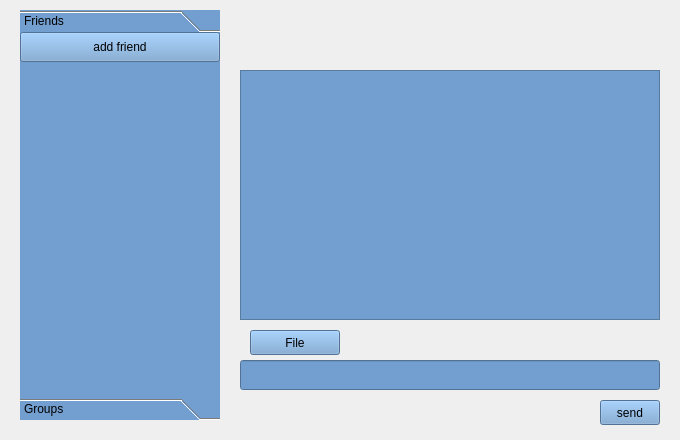
<?xml version="1.0" encoding="UTF-8"?>
<ui version="4.0">
 <class>MainWindow</class>
 <widget class="QMainWindow" name="MainWindow">
  <property name="geometry">
   <rect>
    <x>0</x>
    <y>0</y>
    <width>680</width>
    <height>440</height>
   </rect>
  </property>
  <property name="minimumSize">
   <size>
    <width>680</width>
    <height>440</height>
   </size>
  </property>
  <property name="maximumSize">
   <size>
    <width>680</width>
    <height>440</height>
   </size>
  </property>
  <property name="windowTitle">
   <string>MainWindow</string>
  </property>
  <property name="styleSheet">
   <string notr="true">#centralwidget{background-image: url(:/img/snoopy.jpeg);}

</string>
  </property>
  <widget class="QWidget" name="centralwidget">
   <property name="minimumSize">
    <size>
     <width>0</width>
     <height>430</height>
    </size>
   </property>
   <property name="maximumSize">
    <size>
     <width>16777215</width>
     <height>430</height>
    </size>
   </property>
   <widget class="QWidget" name="chatwidget" native="true">
    <property name="geometry">
     <rect>
      <x>230</x>
      <y>20</y>
      <width>440</width>
      <height>410</height>
     </rect>
    </property>
    <property name="minimumSize">
     <size>
      <width>440</width>
      <height>410</height>
     </size>
    </property>
    <property name="maximumSize">
     <size>
      <width>440</width>
      <height>410</height>
     </size>
    </property>
    <widget class="QTextBrowser" name="textBrowser">
     <property name="geometry">
      <rect>
       <x>10</x>
       <y>50</y>
       <width>420</width>
       <height>250</height>
      </rect>
     </property>
     <property name="minimumSize">
      <size>
       <width>420</width>
       <height>250</height>
      </size>
     </property>
     <property name="maximumSize">
      <size>
       <width>420</width>
       <height>250</height>
      </size>
     </property>
     <property name="styleSheet">
      <string notr="true">background-color: rgb(114, 159, 207);</string>
     </property>
    </widget>
    <widget class="QPushButton" name="fileBtn">
     <property name="geometry">
      <rect>
       <x>20</x>
       <y>310</y>
       <width>90</width>
       <height>25</height>
      </rect>
     </property>
     <property name="minimumSize">
      <size>
       <width>90</width>
       <height>25</height>
      </size>
     </property>
     <property name="maximumSize">
      <size>
       <width>90</width>
       <height>25</height>
      </size>
     </property>
     <property name="styleSheet">
      <string notr="true">background-color: rgb(114, 159, 207);</string>
     </property>
     <property name="text">
      <string>File</string>
     </property>
    </widget>
    <widget class="QLineEdit" name="textEdit">
     <property name="geometry">
      <rect>
       <x>10</x>
       <y>340</y>
       <width>420</width>
       <height>30</height>
      </rect>
     </property>
     <property name="minimumSize">
      <size>
       <width>420</width>
       <height>30</height>
      </size>
     </property>
     <property name="maximumSize">
      <size>
       <width>420</width>
       <height>30</height>
      </size>
     </property>
     <property name="styleSheet">
      <string notr="true">background-color: rgb(114, 159, 207);</string>
     </property>
    </widget>
    <widget class="QPushButton" name="sendBtn">
     <property name="geometry">
      <rect>
       <x>370</x>
       <y>380</y>
       <width>60</width>
       <height>25</height>
      </rect>
     </property>
     <property name="minimumSize">
      <size>
       <width>60</width>
       <height>25</height>
      </size>
     </property>
     <property name="maximumSize">
      <size>
       <width>60</width>
       <height>25</height>
      </size>
     </property>
     <property name="styleSheet">
      <string notr="true">background-color: rgb(114, 159, 207);</string>
     </property>
     <property name="text">
      <string>send</string>
     </property>
    </widget>
    <widget class="QWidget" name="headwidget" native="true">
     <property name="geometry">
      <rect>
       <x>0</x>
       <y>-10</y>
       <width>440</width>
       <height>50</height>
      </rect>
     </property>
     <property name="minimumSize">
      <size>
       <width>440</width>
       <height>50</height>
      </size>
     </property>
     <property name="maximumSize">
      <size>
       <width>440</width>
       <height>50</height>
      </size>
     </property>
     <layout class="QHBoxLayout" name="headLayout">
      <property name="spacing">
       <number>0</number>
      </property>
      <property name="leftMargin">
       <number>0</number>
      </property>
      <property name="topMargin">
       <number>0</number>
      </property>
      <property name="rightMargin">
       <number>0</number>
      </property>
      <property name="bottomMargin">
       <number>0</number>
      </property>
     </layout>
    </widget>
   </widget>
   <widget class="QToolBox" name="toolBox">
    <property name="geometry">
     <rect>
      <x>20</x>
      <y>10</y>
      <width>200</width>
      <height>410</height>
     </rect>
    </property>
    <property name="minimumSize">
     <size>
      <width>200</width>
      <height>410</height>
     </size>
    </property>
    <property name="maximumSize">
     <size>
      <width>200</width>
      <height>410</height>
     </size>
    </property>
    <property name="styleSheet">
     <string notr="true">background-color: rgb(114, 159, 207);</string>
    </property>
    <property name="currentIndex">
     <number>0</number>
    </property>
    <property name="tabSpacing">
     <number>0</number>
    </property>
    <widget class="QWidget" name="Freinds">
     <property name="geometry">
      <rect>
       <x>0</x>
       <y>0</y>
       <width>200</width>
       <height>30</height>
      </rect>
     </property>
     <property name="minimumSize">
      <size>
       <width>200</width>
       <height>30</height>
      </size>
     </property>
     <property name="maximumSize">
      <size>
       <width>200</width>
       <height>30</height>
      </size>
     </property>
     <attribute name="label">
      <string>Friends</string>
     </attribute>
     <layout class="QVBoxLayout" name="friendsLayout">
      <property name="spacing">
       <number>0</number>
      </property>
      <property name="sizeConstraint">
       <enum>QLayout::SetMinimumSize</enum>
      </property>
      <property name="leftMargin">
       <number>0</number>
      </property>
      <property name="topMargin">
       <number>0</number>
      </property>
      <property name="rightMargin">
       <number>0</number>
      </property>
      <property name="bottomMargin">
       <number>0</number>
      </property>
      <item>
       <widget class="QPushButton" name="addfriendBtn">
        <property name="sizePolicy">
         <sizepolicy hsizetype="Minimum" vsizetype="Fixed">
          <horstretch>0</horstretch>
          <verstretch>0</verstretch>
         </sizepolicy>
        </property>
        <property name="minimumSize">
         <size>
          <width>200</width>
          <height>30</height>
         </size>
        </property>
        <property name="maximumSize">
         <size>
          <width>200</width>
          <height>30</height>
         </size>
        </property>
        <property name="text">
         <string>add friend</string>
        </property>
       </widget>
      </item>
     </layout>
    </widget>
    <widget class="QWidget" name="Groups">
     <property name="geometry">
      <rect>
       <x>0</x>
       <y>0</y>
       <width>200</width>
       <height>60</height>
      </rect>
     </property>
     <property name="minimumSize">
      <size>
       <width>200</width>
       <height>60</height>
      </size>
     </property>
     <property name="maximumSize">
      <size>
       <width>200</width>
       <height>60</height>
      </size>
     </property>
     <attribute name="label">
      <string>Groups</string>
     </attribute>
     <layout class="QVBoxLayout" name="groupsLayout">
      <property name="spacing">
       <number>0</number>
      </property>
      <property name="sizeConstraint">
       <enum>QLayout::SetMinimumSize</enum>
      </property>
      <property name="leftMargin">
       <number>0</number>
      </property>
      <property name="topMargin">
       <number>0</number>
      </property>
      <property name="rightMargin">
       <number>0</number>
      </property>
      <property name="bottomMargin">
       <number>0</number>
      </property>
      <item>
       <widget class="QPushButton" name="creategroupBtn">
        <property name="minimumSize">
         <size>
          <width>200</width>
          <height>30</height>
         </size>
        </property>
        <property name="maximumSize">
         <size>
          <width>200</width>
          <height>30</height>
         </size>
        </property>
        <property name="text">
         <string>create group</string>
        </property>
       </widget>
      </item>
      <item>
       <widget class="QPushButton" name="addgroupBtn">
        <property name="minimumSize">
         <size>
          <width>200</width>
          <height>30</height>
         </size>
        </property>
        <property name="maximumSize">
         <size>
          <width>200</width>
          <height>30</height>
         </size>
        </property>
        <property name="text">
         <string>add group</string>
        </property>
       </widget>
      </item>
     </layout>
    </widget>
   </widget>
  </widget>
 </widget>
 <resources/>
 <connections/>
</ui>
